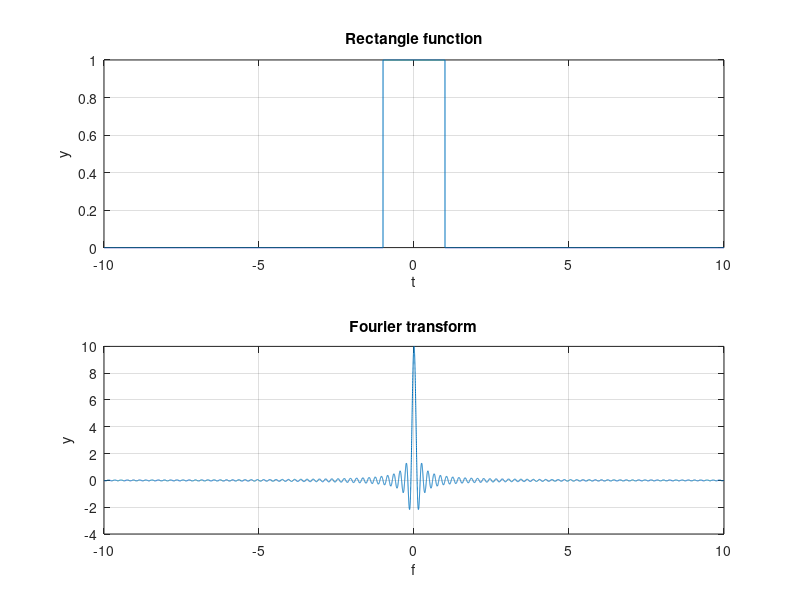

Reproduce this figure in MATLAB.
T = 10; %s
dt = 10^-3; %s
t = [-T:dt:T]; %time
N = length(t);
df = 10^-3; %Hz
a = 1; 
f = [-T:df:T]; %frequency
U = length(f);

for k = 1:N
  if (-a < t(k) && t(k) < a)
    x1(k) = 1;
  else
    x1(k) = 0;
  end
end

for k = 1:U %create a tab from 1 to U, in order to generate the Fourier Transform
  X1(k) = T .* sinc(f(k) .* T); %pi included in the sinc function
endfor

subplot(2,1,1);
plot(t, x1)
title('Rectangle function')
xlabel('t')
ylabel('y')
grid()

subplot(2,1,2);
plot(f, X1)
title('Fourier transform')
xlabel('f')
ylabel('y')
grid()
